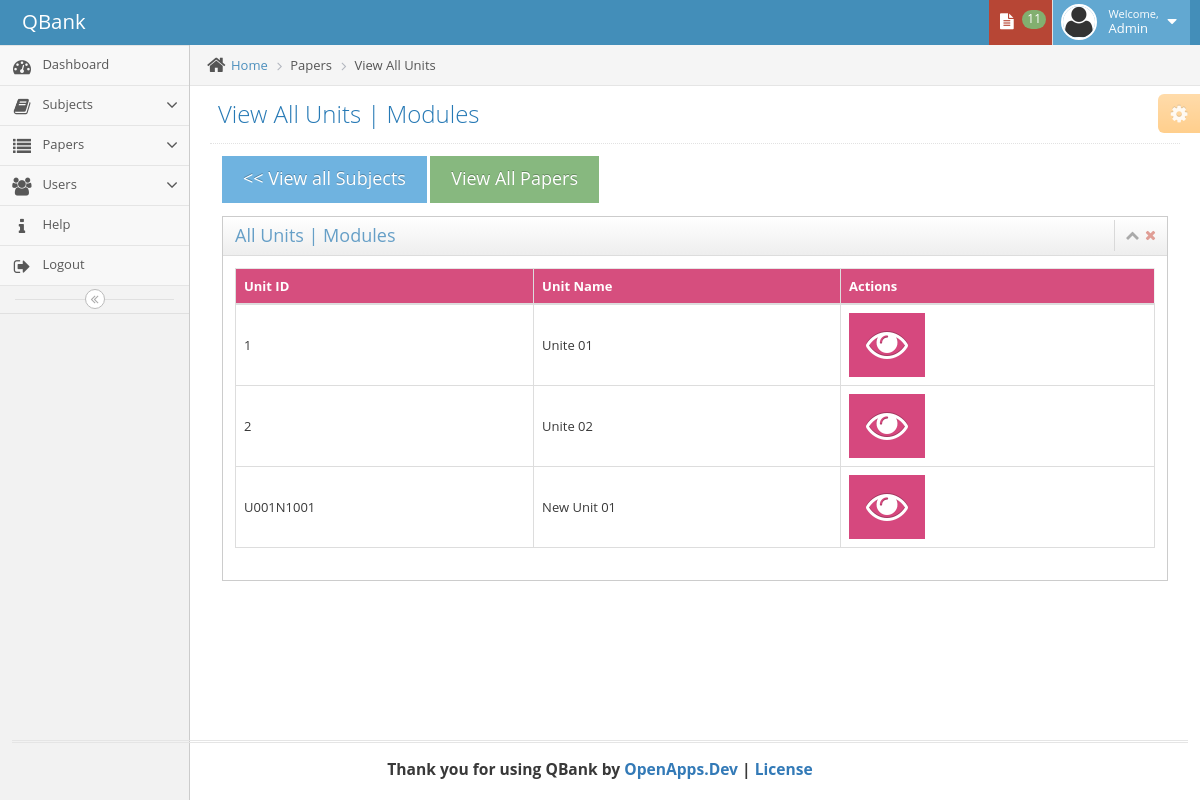
The page /index.php?page=AddQuestion-ViewSubjects-viewUnits&SubjectID=5515&PaperID=240511 (signed in) on the database its author committed.
### tables this page shows
CREATE TABLE `cp_users` (
  `id` int(11) NOT NULL,
  `username` varchar(45) NOT NULL,
  `password` varchar(45) NOT NULL,
  `firstname` varchar(45) NOT NULL,
  `lastname` varchar(45) NOT NULL
);

CREATE TABLE `cp_units` (
  `uni_id` int(11) NOT NULL,
  `uni_subj_id` int(11) DEFAULT NULL,
  `uni_uni_id` varchar(11) DEFAULT NULL,
  `uni_name` varchar(255) DEFAULT NULL
);

### php-includes/addquestion-viewsubjects-viewunits.inc.php (the view, shortened to what this page needs)
<?php
if(isset($_SESSION['user_id']) && isset($_SESSION['user_name'])){
?>
	<div class="main-content">
				<div class="main-content-inner">
					<div class="breadcrumbs ace-save-state" id="breadcrumbs">
						<ul class="breadcrumb">
							<li>
								<i class="ace-icon fa fa-home home-icon"></i>
								<a href="#">Home</a>
							</li>
                                                        <li >Papers </li>
							<li class="active">View All Units  </li>
						</ul>
					</div>
					<div class="page-content">
                                            <div class="ace-settings-container" id="ace-settings-container">
							<div class="btn btn-app btn-xs btn-warning ace-settings-btn" id="ace-settings-btn">
								<i class="ace-icon fa fa-cog bigger-130"></i>
							</div>
						</div>
						<div class="page-header">
							<h1>
								View All Units | Modules
							</h1>
						</div>
						<div class="row">
							<div class="col-xs-12">
<div class="col-xs-12 col-sm-12">
    <a style="margin-bottom: 10px;" type="button" href="index.php?page=AddQuestion-ViewSubjects&PaperID=<?php echo $_GET['PaperID']; ?>"  class="btn btn-info btn-lg" data-toggle="modal" > << View all Subjects</a>
    <a style="margin-bottom: 10px;" type="button" href="index.php?page=ViewAllPapers"  class="btn btn-success btn-lg">View All Papers</a>
    <div class="widget-box">
        <div class="widget-header">
                        <h4 class="widget-title">All Units | Modules</h4>
                        <div class="widget-toolbar">
                                <a href="#" data-action="collapse">
                                        <i class="ace-icon fa fa-chevron-up"></i>
                                </a>
                                <a href="#" data-action="close">
                                        <i class="ace-icon fa fa-times"></i>
                                </a>
                        </div>
                </div>
                <div class="widget-body">
                        <div class="widget-main">
                                <div>
<div class="box-body table-responsive no-padding">
  <table id="vas_table" class="table table-hover table-bordered table-responsive">
                    <thead>
                        <tr style="background-color: #d64e7e; color: white; padding-top: 12px; padding-bottom: 12px;">
                        <th>Unit ID</th>
                        <th>Unit Name</th>
                        <th>Actions</th>
                      </tr>
                    </thead>
                    <tbody>
                        <?php
                            $Subject_ID = $_GET['SubjectID'];
                           $stmt_view_units = $db->prepare("SELECT uni_id, uni_subj_id, uni_uni_id, uni_name FROM `cp_units` WHERE `uni_subj_id`=$Subject_ID ");
                           $stmt_view_units->bind_result( $uni_id, $uni_subj_id, $uni_uni_id, $uni_name );
                           $stmt_view_units->execute();
                           while ($stmt_view_units->fetch()){
                        ?>
                        <tr >
                         <td style=" vertical-align: middle;"><?php echo $uni_uni_id;  ?></td>
                         <td style=" vertical-align: middle;"><?php echo $uni_name; ?></td>
                         <td>
                             <a href="index.php?page=AddQuestion-ViewSubjects-viewUnits-viewQuestion&SubjectID=<?php echo $uni_subj_id; ?>&UnitID=<?php echo $uni_id; ?>&PaperID=<?php echo $_GET['PaperID']; ?>" title="View Question" class="btn btn-pink">
                                    <i class="ace-icon fa fa-eye fa-3x icon-only"></i>
                             </a>
                      <?php
                           }
                      ?>
                         </td>
                      </tr>
                   </tbody>
                     </table>
                    </div>
            </div>
    </div>
    </div>
                    </div>
            </div>
    </div>
    </div>
    </div>
<?php
} else {
    header('Location: login.php');
}
?>

### php-includes/topnav.inc.php (shortened to what this page needs)
<?php
if(isset($_SESSION['user_id']) && isset($_SESSION['user_name'])){
?>
<div id="navbar" class="navbar navbar-default          ace-save-state">
			<div class="navbar-container ace-save-state" id="navbar-container">
				<div class="navbar-header pull-left">
					<a href="index.html" class="navbar-brand">
						<small>
							QBank
						</small>
					</a>
				</div>
				<div class="navbar-buttons navbar-header pull-right" role="navigation">
					<ul class="nav ace-nav">
<?php
    if(isset($_GET['PaperID'])){
        $paper_ID = $_GET['PaperID'];
        $stmt_Q_count = $db->prepare("SELECT COUNT(que_d_paper_id) FROM cp_question_details WHERE `que_d_paper_id`= $paper_ID");
        $stmt_Q_count->bind_result($TotalQuestions);
        $stmt_Q_count->execute();
 }
?>
						<li class="red dropdown-modal">
							<a data-toggle="dropdown" class="dropdown-toggle" href="#">
								<i class="ace-icon fa fa-file-text  icon-animated-vertical"></i>
								<span class="badge badge-success"><?php echo $TotalQuestions; ?></span>
							</a>
						</li>
<?php
        $stmt = $db->prepare("SELECT id, firstname, lastname FROM `cp_users` WHERE id= {$_SESSION['user_id']}");
        $stmt->bind_result($id, $FirstName, $LastName);
        $stmt->execute();
?>
						<li class="light-blue dropdown-modal">
							<a data-toggle="dropdown" href="#" class="dropdown-toggle">
								<img class="nav-user-photo" src="assets/images/avatars/avatar2.png" alt="Jason's Photo" />
								<span class="user-info">
									<small>Welcome,</small>
                                                                            <?php
                                                                        while ($stmt->fetch()){
									echo $FirstName;
                                                                        }
                                                                        ?>
								</span>
								<i class="ace-icon fa fa-caret-down"></i>
							</a>
						</li>
					</ul>
				</div>
			</div>
		</div>
<?php
} else {
    header('Location: login.php');
}
?>

### rows shown on the page
cp_users: firstname "Admin"
cp_units: uni_uni "1", uni_name "Unite 01"
cp_units: uni_uni "2", uni_name "Unite 02"
cp_units: uni_uni "U001N1001", uni_name "New Unit 01"

### other values the page prints
$TotalQuestions "11"
